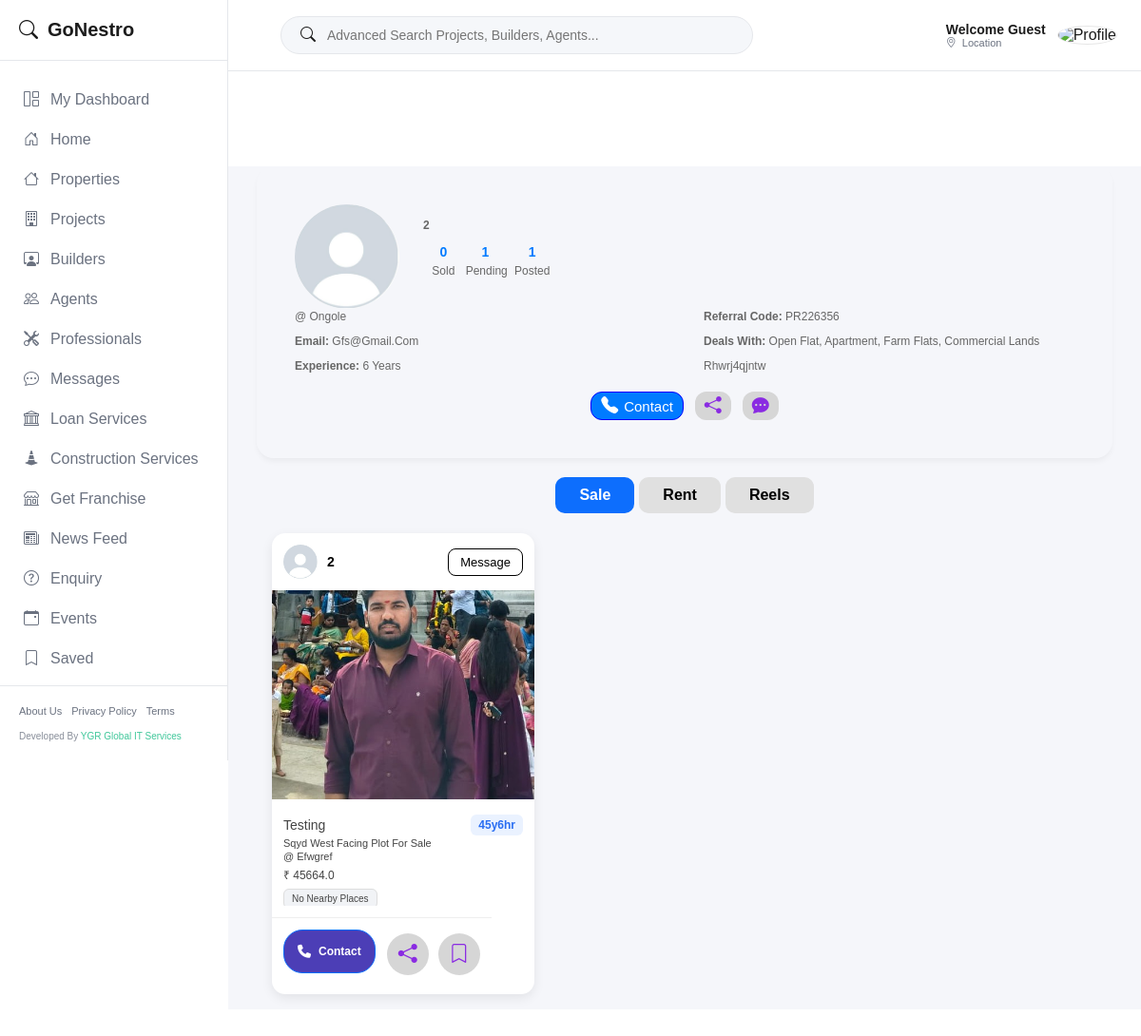
The page /user/2/ on the database its author committed.
### prop/models.py (models this page shows, shortened)
class User(AbstractUser):
    is_google_user = models.BooleanField(default=False)
    username = models.CharField(max_length=150, unique=True)
    phone = models.CharField(max_length=15, unique=True, null=True, blank=True)
    email = models.EmailField(unique=True)
    category = models.CharField(max_length=100, null=True, blank=True)
    marketer_category = models.CharField(max_length=100, null=True, blank=True)
    company_category = models.CharField(max_length=100, null=True, blank=True)
    area_serves = models.CharField(max_length=255, null=True, blank=True)
    whatsapp_number = models.CharField(max_length=15, null=True, blank=True)
    role = models.CharField(max_length=20, choices=Role.choices, default=Role.PROFESSIONAL)
    plan_type = models.CharField(max_length=30, choices=PlanType.choices, null=True, blank=True)
    description = models.TextField(null=True, blank=True)
    location = models.CharField(max_length=255, null=True, blank=True)
    radius = models.IntegerField(default=5 )
    experience = models.IntegerField(null=True, blank=True)
    deals = models.CharField(max_length=255, null=True, blank=True)
    selected_duration = models.IntegerField(default=1)
    contact_number = models.CharField(max_length=15, null=True, blank=True)
    user_referral_code = models.CharField(max_length=50, null=True, blank=True, unique=True)
    referred_by_code = models.CharField(max_length=50, null=True, blank=True)
    profile_image_path = models.ImageField(upload_to='profile_images/', default='images/Default_profile_picture.jpeg', null=True, blank=True)
    company_logo_path = models.ImageField(upload_to='company_logos/', null=True, blank=True)
    company_wallpaper_path = models.ImageField(upload_to='company_wallpapers/', null=True, blank=True)
    company_name = models.CharField(max_length=255, null=True, blank=True)
    address = models.CharField(max_length=255, null=True, blank=True)
    logo_url = models.CharField(max_length=255, null=True, blank=True)
    click = models.BigIntegerField(default=0)
    leads = models.BigIntegerField(default=0)
    total_projects = models.IntegerField(null=True, blank=True)
    ongoing_projects = models.IntegerField(null=True, blank=True)
    completed_projects = models.IntegerField(null=True, blank=True)
    created_at = models.DateTimeField(default=timezone.now)
    updated_at = models.DateTimeField(auto_now=True)
    company_subscription_start_date = models.DateField(null=True, blank=True)
    company_subscription_end_date = models.DateField(null=True, blank=True)
    marketer_subscription_start_date = models.DateField(null=True, blank=True)
    marketer_subscription_end_date = models.DateField(null=True, blank=True)
    professionals_subscription_start_date = models.DateField(null=True, blank=True)
    professionals_subscription_end_date = models.DateField(null=True, blank=True)
    company_subscription_type = models.CharField(max_length=50, choices=CompanySubscriptionType.choices, null=True, blank=True)
    marketing_subscription_type = models.CharField(max_length=50, choices=MarketingSubscriptionType.choices, null=True, blank=True)
    professionals_subscription_type = models.CharField(max_length=50, choices=MarketingSubscriptionType.choices, null=True, blank=True)
    owner_subscription_start_date = models.DateField(null=True, blank=True)
    owner_subscription_end_date = models.DateField(null=True, blank=True)
    is_online = models.BooleanField(default=False)
    last_seen = models.DateTimeField(null=True, blank=True)
    objects = UserManager()
    def save(self, *args, **kwargs):
        is_new = self.pk is None
        super().save(*args, **kwargs)
        if is_new and not self.user_referral_code:
            self.user_referral_code = self._generate_referral_code()
            User.objects.filter(pk=self.pk).update(user_referral_code=self.user_referral_code)

class AddPropertyModel(models.Model):
    LOOKING_CHOICES = [
        ('Sell', 'Sale'),
        ('Rent', 'Rent'),
    ]
    FURNITURE_CHOICES = [
        ('Furnished', 'Furnished'),
        ('Semi-Furnished', 'Semi-Furnished'),
        ('Unfurnished', 'Unfurnished'),
    ]
    furniture = models.CharField(
        max_length=20,
        choices=FURNITURE_CHOICES,
        blank=True,
        null=True
    )
    PROPERTY_CHOICES = [
        ('Plot', 'Plot'),
        ('House', 'House'),
        ('Flat', 'Flat'),
        ('Villa', 'Villa'),
        ('Farm', 'Farm Flat'),
        ('Lands', 'Lands'),
        ('Developmentlands', 'Development lands'),
        ('Disputelands', 'Dispute lands'),
        ('Commerciallands', 'Commercial lands'),
    ]
    furniture = models.CharField(
        max_length=20,
        choices=FURNITURE_CHOICES,
        null=True,
        blank=True
    )
    projectName = models.CharField(max_length=255, null=True, blank=True)
    extent = models.FloatField(null=True, blank=True)
    facing = models.CharField(max_length=100, null=True, blank=True)
    roadSize = models.CharField(max_length=100, null=True, blank=True)
    units = models.CharField(max_length=50, null=True, blank=True)
    dimensions = models.CharField(max_length=255, null=True, blank=True)
    numberOfFloors = models.IntegerField(null=True, blank=True)
    numberOfBHK = models.IntegerField(null=True, blank=True)
    builtUpArea = models.FloatField(null=True, blank=True)
    openArea = models.FloatField(null=True, blank=True)
    rentalIncome = models.FloatField(null=True, blank=True)
    floorNo = models.IntegerField(null=True, blank=True)
    communityType = models.CharField(max_length=255, null=True, blank=True)
    carpetArea = models.FloatField(null=True, blank=True)
    landType = models.CharField(max_length=255, null=True, blank=True)
    soilType = models.CharField(max_length=255, null=True, blank=True)
    roadFacing = models.BooleanField(default=False)
    waterSource = models.CharField(max_length=255, null=True, blank=True)
    unitType = models.CharField(max_length=255, null=True, blank=True)
    zone = models.CharField(max_length=255, null=True, blank=True)
    developmentType = models.CharField(max_length=255, null=True, blank=True)
    expectedAdvance = models.FloatField(null=True, blank=True)
    ratio = models.CharField(max_length=255, null=True, blank=True)
    disputeDetails = models.TextField(null=True, blank=True)
    lookingToSell = models.BooleanField(default=False)
    problemDetails = models.TextField(null=True, blank=True)
    actualPrice = models.FloatField(null=True, blank=True)
    salePrice = models.FloatField(null=True, blank=True)
    price = models.FloatField(default=0)
    deposit=models.CharField(max_length=100,null=True,blank=True)
    status = models.CharField(max_length=20, default="Available")
    look = models.CharField(max_length=20, choices=LOOKING_CHOICES, null=True, blank=True)
    selectProperty = models.CharField(max_length=50, choices=PROPERTY_CHOICES, null=True, blank=True)
    reraApproved = models.BooleanField(default=False)
    approvalType = models.CharField(max_length=255, null=True, blank=True)
    amenities = models.JSONField(default=list, blank=True)
    nearby_places = models.JSONField(default=list, blank=True, null=True)
    created_date = models.DateField(default=timezone.now)
    highlights = models.TextField(null=True, blank=True)
    propertyId = models.BigIntegerField(null=True, blank=True)
    is_notSold = models.BooleanField(default=False)
    is_verified = models.BooleanField(default=False)
    is_legal_verified=models.BooleanField(default=False)
    verifiedBy = models.ForeignKey(User, related_name='verified_properties',
    on_delete=models.SET_NULL, null=True, blank=True)
    address = models.CharField(max_length=255, null=True, blank=True)
    latitude = models.FloatField(null=True, blank=True)
    longitude = models.FloatField(null=True, blank=True)
    locationUrl = models.TextField(null=True, blank=True)
    is_verifiedproperty = models.BooleanField(default=False)
    user = models.ForeignKey(User, related_name='properties', on_delete=models.CASCADE)
    image = models.ImageField(upload_to='property_images/', null=True, blank=True)
    video = models.FileField(upload_to='property_videos/', null=True, blank=True)
    document = models.FileField(upload_to='property_documents/', null=True, blank=True)
    image1 = models.ImageField(upload_to='property_images/', null=True, blank=True)
    image2 = models.ImageField(upload_to='property_images/', null=True, blank=True)
    image3 = models.ImageField(upload_to='property_images/', null=True, blank=True)
    image4 = models.ImageField(upload_to='property_images/', null=True, blank=True)

### prop/views.py (the view)
# urls.py: path('user/<int:user_id>/', views.user_detail, name='user_detail'),
def user_detail(request, user_id):
    user = get_object_or_404(User, id=user_id)
    if request.user != user:
        user.click = (user.click or 0) + 1
        user.save()
    reels=Reels.objects.filter(user=user)
    qs = AddPropertyModel.objects.filter(user=user)
    total_count = qs.count()
    sold_count = qs.filter(is_notSold=True).count()
    pending_count = qs.filter(is_notSold=False).count()
    return render(request, "user_detail.html", {
        "u": user,
        "sold": sold_count,
        "pending": pending_count,
        "total": total_count,
        "reels": reels,
        "properties":qs
    })

### prop/models.py (called while the page is built)
    @property
    def view_count(self):
        return self.viewers.count()

### templates/user_detail.html (shortened to what this page needs)
{% load static %}
<!DOCTYPE html>
<html lang="en">
  <head>
    <link
      rel="stylesheet"
      href="https://cdn.jsdelivr.net/npm/bootstrap-icons@1.11.1/font/bootstrap-icons.css"
    />
  </head>
  <body>
    {% include 'NavBar.html' %}
     <div class="user-profile-page">
    <div class="profile-wrapper">
      <div class="profile-card">
        <div class="top-row">
          <img src="{{ u.profile_image_path.url }}" class="profile-photo" />
          <div class="user-basic">
            <p style="font-weight: bold;" class="user-name">{{ u.username }}</p>
            <div class="stats-box">
          <div class="stat-item">
            <h3>{{ sold }}</h3>
            <p>Sold</p>
          </div>
          <div class="stat-item">
            <h3>{{ pending }}</h3>
            <p>Pending</p>
          </div>
          <div class="stat-item">
            <h3>{{ total }}</h3>
            <p>Posted</p>
          </div>
        </div>
          </div>
        </div>
        <div class="info-grid">
          <p >@ {{ u.location }}</p>
          <p> <strong>Referral Code:</strong> {{ u.user_referral_code }}</p>
          <p><strong>Email:</strong> {{ u.email }}</p>
          <p>
            <strong>Deals with:</strong>
            {% if u.role == "MARKETER" %} {{ u.marketer_category }} {% else %}
            {{ u.category }} {% endif %}
          </p>
          <p><strong>Experience:</strong> {{ u.experience }} Years</p>
          <p> {{ u.description }} </p>
        </div>
<div class="action-row">
  <a
    href="{% if user.is_authenticated %}tel:{{ u.phone }}{% else %}{% url 'prop:login' %}{% endif %}"
    class="icon-btn" style="background-color: #007bff;"
  >
    <i class="bi bi-telephone-fill phone-blue"  style="color: white;"></i>
    <span style=" color:white">Contact</span>
  </a>
  <button class="icon-btn" title="Share" onclick="shareProfile()" style="border:none;background-color:  #d6d6d6; ">
    <i class="bi bi-share-fill" style="color: blueviolet;"></i>
  </button>
  <a href="{% if user.is_authenticated %}
          {% url 'prop:start_chat_with_user' u.id %}
        {% else %}
          {% url 'prop:login' %}
        {% endif %}"
   class="icon-btn"
   title="Chat" style="border:none;background-color:  #d6d6d6;">
   <i class="bi bi-chat-dots-fill" style="color: blueviolet;"></i>
</a>
</div>
    </div>
<div class="tab-header" style="margin-top: 20px;">
  <button class="tab-btn active" id="tabSale">Sale</button>
  <button class="tab-btn" id="tabRent">Rent</button>
    {% if u.role != "OWNER" %}
    <button class="tab-btn" id="tabReels">Reels</button>
  {% endif %}
</div>
<div id="saleSection">
  <div class="properties-grid1">
    {% for p in properties %}
    {% if p.look == 'Sell' %}
    <div class="property-card1">
      <div class="user-row1">
        <div class="user-left1">
          <img src="{{ p.user.profile_image_path.url }}" class="user-avatar1">
          <div>
            <div class="user-name">{{ p.user.username }}</div>
          </div>
        </div>
        {% if not user.is_authenticated %}
  <button
    class="msg-btn"
    onclick="window.location.href='{% url 'prop:login' %}'"
  >
    Message
  </button>
{% elif p.user.role == "OWNER" %}
{% elif p.user == user %}
  <button class="msg-btn" disabled>Message</button>
{% endif %}
      </div>
      <a href="{% url 'prop:property_detail' p.id %}">
        {% if p.image %}
          <img src="{{ p.image.url }}" class="property-image">
        {% else %}
          <img src="{% static 'no-image.png' %}" class="property-image">
        {% endif %}
      </a>
      <div class="property-info">
       <div class="title-row">
  <h3>{{ p.projectName }}</h3>
  <span class="approval-badge">{{ p.approvalType }}</span>
</div>
        <p>{{ p.area }} Sqyd {{ p.facing }} Facing Plot For Sale</p>
        <p>@ {{ p.address }}</p>
        <div class="price">₹ {{ p.price }}</div>
{% if p.nearByPlaces %}
  <div class="nearby-wrapper">
    <div class="nearby-container">
        <strong style="font-size:12px;">Nearby Places:</strong>
      {% for place in p.nearByPlaces %}
        <span class="nearby-box">{{ place }}</span>
      {% endfor %}
    </div>
  </div>
{% else %}
  <div class="nearby-wrapper">
    <span class="nearby-box nearby-empty">No Nearby Places</span>
  </div>
{% endif %}
      </div>
        <div class="card-actions">
            <div class="actions-left">
              <button
  class="action-btn contact-btn-main"
  style="background-color: #4c3eb6; color: white; border-radius: 20px;"
  onclick="handleContact(event, {{ p.user.id }}, {{ p.id }}, '{{ p.user.phone }}')"
>
  <i class="fa-solid fa-phone" style="color:white;"></i>
  <p style="color:white;font-size:12px;">Contact</p>
</button>
            </div>
            <div class="actions-right">
              <div class="share-wrapper"  data-property-id="{{ item.id }}">
                <button class="icon-btn1" style="background-color: #d6d6d6;margin-top: -5px;">
                  <i
                    class="bi bi-share-fill" style="color: blueviolet; font-size: 20px;"
                    onclick="shareProfile({{ item.id }})"
                  ></i>
                </button>
              </div>
            <button
  class="icon-btn1" style="background-color: #d6d6d6; margin-top: -5px;"
  {% if user.is_authenticated %}
    onclick="toggleSave(event, {{ p.id }}, this)"
  {% else %}
    onclick="redirectToLogin()"
  {% endif %}
>
  <i class="bi bi-bookmark" style="color: blueviolet; font-size: 20px;"></i>
</button>
            </div>
          </div>
    </div>
    {% endif %}
    {% endfor %}
  </div>
</div>
</div>
  </body>
</html>

### static/css/navbar.css (style rules this page uses)
* { margin: 0; padding: 0; box-sizing: border-box; font-family: Arial, sans-serif; }
button { cursor: pointer; outline: none; background-color: #0d6efd ; }

### static/css/premium.css (style rules this page uses)
:root { --nav-bg: #F5F7FA; --nav-card: #FFFFFF; --nav-border: #E5E7EB; --nav-text-primary: #1C1C1C; --nav-text-secondary: #6B7280; --nav-success: #10B981; --nav-warning: #F59E08; --nav-error: #EF4444; --nav-font-heading: 'Poppins', 'Inter', sans-serif; --nav-font-body: 'Roboto', sans-serif; }

### templates/NavBar.html (style rules this page uses)
.action-btn { width: 100%; padding: 10px 15px; margin-bottom: 10px; background-color: var(--status-success); color: white; border: none; border-radius: 10px; display: flex; align-items: center; gap: 8px; font-size: 16px; cursor: pointer; transition: 0.2s; }
body { text-transform: capitalize; }
* { scrollbar-width: thin; scrollbar-color: rgba(255, 255, 255, 0.1) transparent; }

### rows shown on the page
User: profile_image_path (placeholder picture), username "2", location "Ongole", user_referral_code "PR226356", email "Gfs@gmail.com", category "Open Flat, Apartment, Farm Flats, Commercial Lands", experience "6", description "Rhwrj4qjntw"
AddPropertyModel: user.profile_image_path (placeholder picture), user.username "2", image (picture), projectName "Testing", approvalType "45y6hr", facing "West", address "Efwgref", price "45664.0"

### other values the page prints
{{ sold }} "0"
{{ pending }} "1"
{{ total }} "1"
